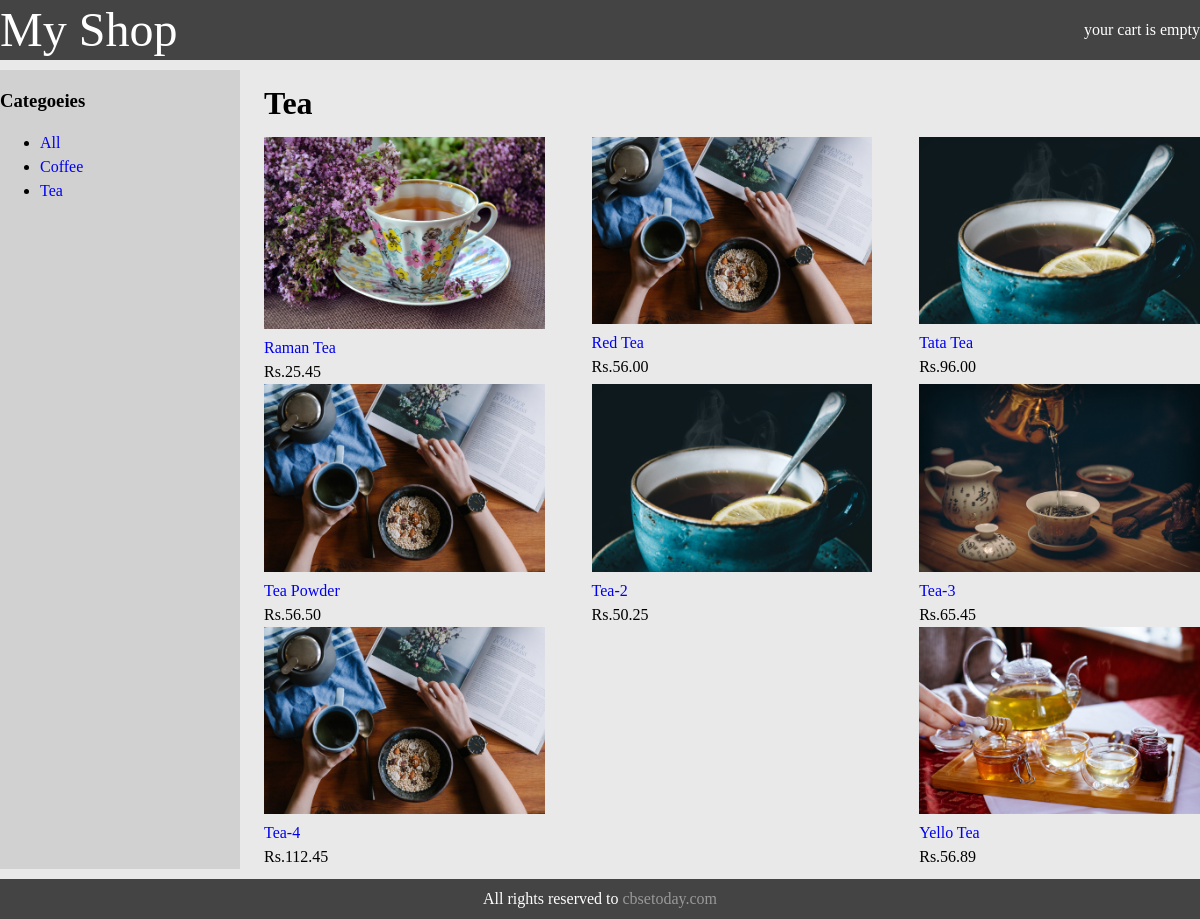
Page /tea/ on the committed database.
### shop/models.py (models this page shows, shortened)
class Category(models.Model):
    name = models.CharField(max_length=200, db_index=True)
    slug = models.SlugField(max_length=200, unique=True)
    class Meta:
        ordering = ('name',)
        verbose_name = 'Category'
        verbose_name_plural = 'Categories'
    def get_absolute_url(self):
        return reverse("shop:product_list_by_category", args=[self.slug])

class Product(models.Model):
    category = models.ForeignKey(
        Category, related_name='Products', on_delete=models.CASCADE)
    name = models.CharField(max_length=200, db_index=True)
    slug = models.SlugField(max_length=200, db_index=True)
    image = models.ImageField(upload_to='products/%Y/%m/%d', blank=True)
    description = models.TextField(blank=True)
    price = models.DecimalField(max_digits=10, decimal_places=2)
    available = models.BooleanField(default=True)
    created = models.DateTimeField(auto_now_add=True)
    updated = models.DateTimeField(auto_now=True)
    class Meta:
        ordering = ('name',)
        index_together = (('id', 'slug'),)
    def get_absolute_url(self):
        return reverse("shop:product_detail", args=[self.id, self.slug])

### shop/views.py (the view)
# urls.py: path('', product_list, name='product_list'),
def product_list(request, category_slug=None):
    category = None
    categories = Category.objects.all()
    products = Product.objects.filter(available=True)
    if category_slug:
        category = get_object_or_404(Category, slug=category_slug)
        products = products.filter(category=category)
    return render(request, 'shop/product/listing.html', {'category': category, 'products': products, 'categories': categories})

### shop/templates/shop/product/listing.html (shortened to what this page needs)
{% extends 'shop/base.html' %}
{% load static %}
{% block content %}
<div class="container">
    <div class="sidebar">
        <h3>Categoeies</h3>
        <ul>
            <li {% if not category %} class="selected" {% endif %}>
                <a href="{% url 'shop:product_list' %}">All</a>
            </li>
            {% for c in categories %}
            <li {% if category.slug == c.slug %} class="selected" {% endif %}> <a
                    href="{{ c.get_absolute_url  }}">{{c.name}}</a> </li>
            {% endfor %}
        </ul>
    </div>
    <div class="main">
        <h1>{% if category %} {{category.name}} {% else %} Products {% endif %}</h1>
        <div class="content">
            {% for product in products %}
            <div class="item">
                <a href="{{ product.get_absolute_url }}"><img class="responsive"
                        src="{% if product.image %} {{product.image.url}} {% else %} {% static 'img/default.png' %} {% endif %}" /></a>
                <a href="{{ product.get_absolute_url }}">{{product.name}}</a>
                <br />
                Rs.{{product.price}}
            </div>
            {% endfor %}
        </div>
    </div>
</div>
{% endblock %}

### shop/static/css/base.css (style rules this page uses)
body { font-size:16px;line-height:24px;margin:0 auto;box-sizing: border-box;background:#e9e9e9; }
a { text-decoration:none; }
.responsive { width:100%;height:auto; }
.container { width:100%;max-width:1300px;display:flex;justify-content:space-between;margin:0 auto;padding: 0; }
.container .sidebar { flex-basis:20%;background:#d1d1d1; }
.container .main { flex-basis:78%; }
.container .main .content { display:flex;justify-content:space-between ;flex-wrap:wrap; }
.container .main .content .item { flex-basis:30%; }

### rows in the picture
Category: name "Coffee"
Category: name "Tea"
Product: image (picture), name "Raman Tea", price "25.45"
Product: image (picture), name "Red Tea", price "56.00"
Product: image (picture), name "Tata Tea", price "96.00"
Product: image (picture), name "Tea Powder", price "56.50"
Product: image (picture), name "Tea-2", price "50.25"
Product: image (picture), name "Tea-3", price "65.45"
Product: image (picture), name "Tea-4", price "112.45"
Product: image (picture), name "Yello Tea", price "56.89"
